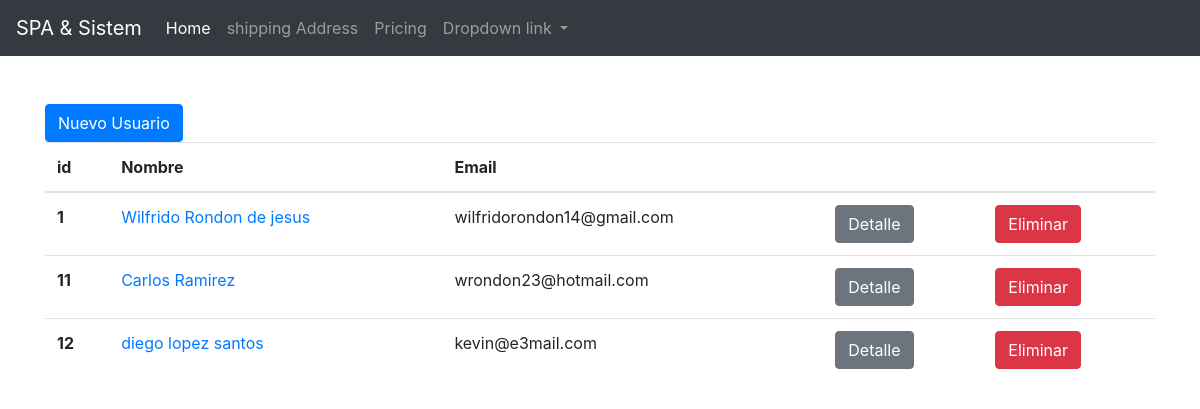
Before: /main/ with the older database file.
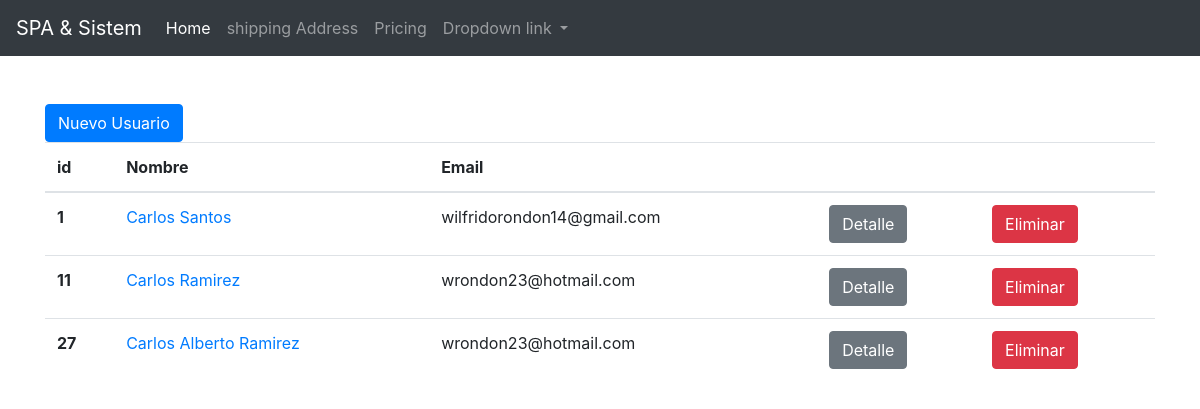
After: the same page with the newer database file.
### main/models.py (models this page shows, shortened)
class UserMOdel(models.Model):
    first_name = models.CharField(max_length=200)
    last_name = models.CharField(max_length=200)
    email = models.EmailField()
    phone_number =models.CharField(max_length=15, blank=True, null=True)
    gender = models.CharField(choices=GENDER_OPTS, max_length=20)
    date_birth = models.DateTimeField(blank=True, null=True)
    created = models.DateTimeField(auto_now_add=True)
    updated = models.DateTimeField(auto_now=True)
    @property
    def full_name(self):
        return f'{self.first_name} {self.last_name}'

### main/views.py (the view)
# urls.py: path('', GetUsersView.as_view(), name='list' ),
class GetUsersView(views.View):
    def get(self, request):
       allUser = UserMOdel.objects.all()
       template_name ='main/list.html'
       context = {
           'users': allUser
           }
       return render(request, template_name, context)

### main/templates/main/list.html
{% extends 'base.html'%} {% block content %}
<div>
  <a href="{% url 'user:create' %}" class="btn btn-primary">Nuevo Usuario</a>
</div>
<table class="table">
  <thead>
    <tr>
      <th scope="col">id</th>
      <th scope="col">Nombre</th>
      <th scope="col">Email</th>
      <th scope="col"></th>
      <th scope="col"></th>
     </tr>
  </thead>
  <tbody>
      {% for user in users %}
    <tr>
      <th scope="row">{{user.id}}</th>
      <td><a href="{% url 'user:detail' user.id %}">{{user.full_name}}</td>
      <td>{{user.email}}</td>
      <td><a href="{% url 'user:detail' user.id %}" class="btn btn-secondary">Detalle</td>
      <td><a href="{% url 'user:delete' user.id  %}" class="btn btn-danger">Eliminar</td>
   {% endfor %}
</tbody>
</table>
{%endblock%}

Changed rows visible on the page:
removed UserMOdel: id "12", full_name "diego lopez santos", email "kevin@e3mail.com"
changed UserMOdel "wilfridorondon14@gmail.com": full_name "Wilfrido Rondon de jesus" → "Carlos Santos"
added UserMOdel: id "27", full_name "Carlos Alberto Ramirez", email "wrondon23@hotmail.com"
